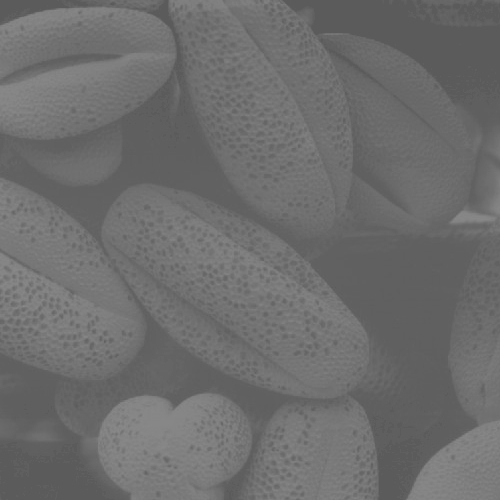
#> input picture Digital_Image_Processing/spatial_domain_enhancement/sharpening/reference/cell.jpg, 500 x 500 px
$ python exp_4_4.py
#> lines starting #> are read from the running program, lines starting #| are printed output that depends on the picture
#> further down, im_0 is the input picture: shape (500, 500); min 90, max 138, mean 109.1
### Digital_Image_Processing/spatial_domain_enhancement/sharpening/reference/PyDIP.py
# -*- coding:utf-8 -*-

import matplotlib.pylab as pl
import matplotlib.cm as cm
import numpy as np
import Image


# [80 lines left out: functions histeq, histmatch, meanfilt, stdfilt, not called in this run]

def wgn(mu,sigma,size):
    return np.random.normal(mu,sigma,size)

# [57 lines left out: functions h_sobel, v_sobel, sobel, d_sobel, laplacian, v_laplacian and 1 more, not called in this run]

def Roberts(im_0,T,L_G=255,L_B=0):
#> called with T = 10, L_G = 255, L_B = 0
    (M,N) = im_0.shape
#> M = 500; N = 500
    im_1 = im_0.copy()
    for m in range(M-1):
        for n in range(N-1):
            a1 = float(im_0[m,n])
            a2 = float(im_0[m,n+1])
            a3 = float(im_0[m+1,n])
            a4 = float(im_0[m+1,n+1])
            g = abs(a1-a4) + abs(a2-a3)
            #g = float(np.abs(im_0[m,n]-im_0[m+1,n+1])) + float(np.abs(im_0[m+1,n]-im_0[m,n+1]))
            if g >= T:
                im_1[m,n] = L_G
            else:
                im_1[m,n] = L_B
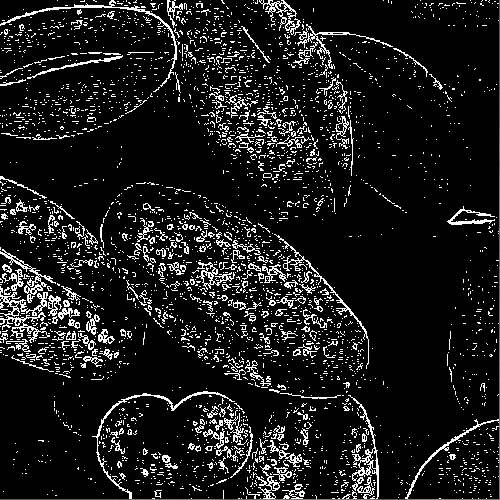
#> im_1: shape (500, 500); min 0, max 255, mean 26.8
    return im_1

def imadjust(im_0,power):
    im_1 = im_0**power
    return im_1

### Digital_Image_Processing/spatial_domain_enhancement/sharpening/reference/exp_4_4.py
# -*- coding:utf-8 -*-

import matplotlib.pylab as pl
import matplotlib.cm as cm
import numpy as np
import Image
from PyDIP import *

im_0 = np.asarray(Image.open('cell.jpg').convert('L'))
fig = pl.figure(figsize=(8,4))

# ax_0
ax_0 = fig.add_subplot(121)
ax_0.imshow(im_0,cmap=cm.gray,norm=pl.Normalize(vmin=0,vmax=255))
ax_0.set_title('input image')
ax_0.set_xticks([])
ax_0.set_yticks([])

# ax_1
im_1 = Roberts(im_0,10)
ax_1 = fig.add_subplot(122)
ax_1.imshow(im_1,cmap=cm.gray,norm=pl.Normalize(vmin=0,vmax=255))
ax_1.set_title('Roberts')
ax_1.set_xticks([])
ax_1.set_yticks([])

fig.suptitle('exp_4_4')
fig.savefig('exp_4_4.jpg')
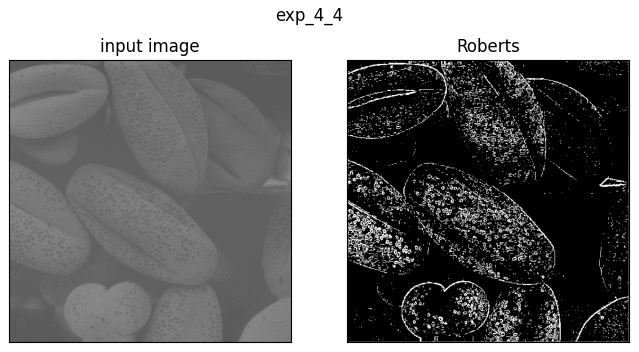
#> figure drawn by matplotlib, 2 panels
fig.savefig('exp_4_4.eps')
